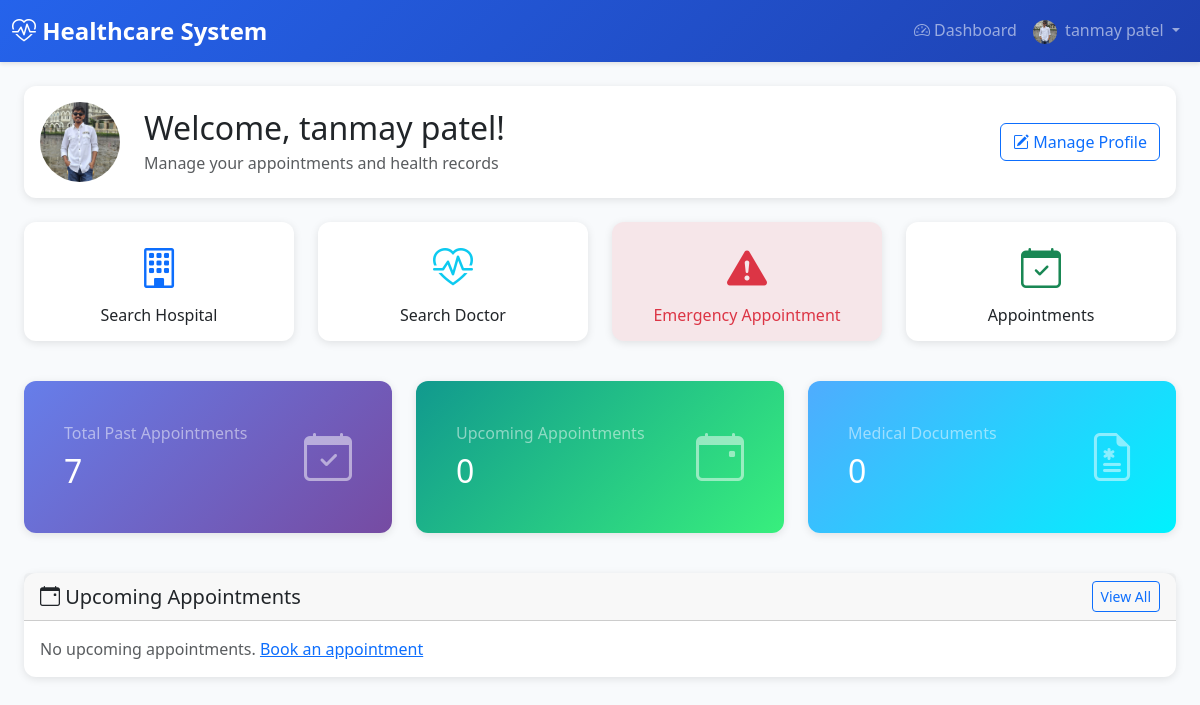
Before: /accounts/patient/dashboard/ (signed in) with the older database file.
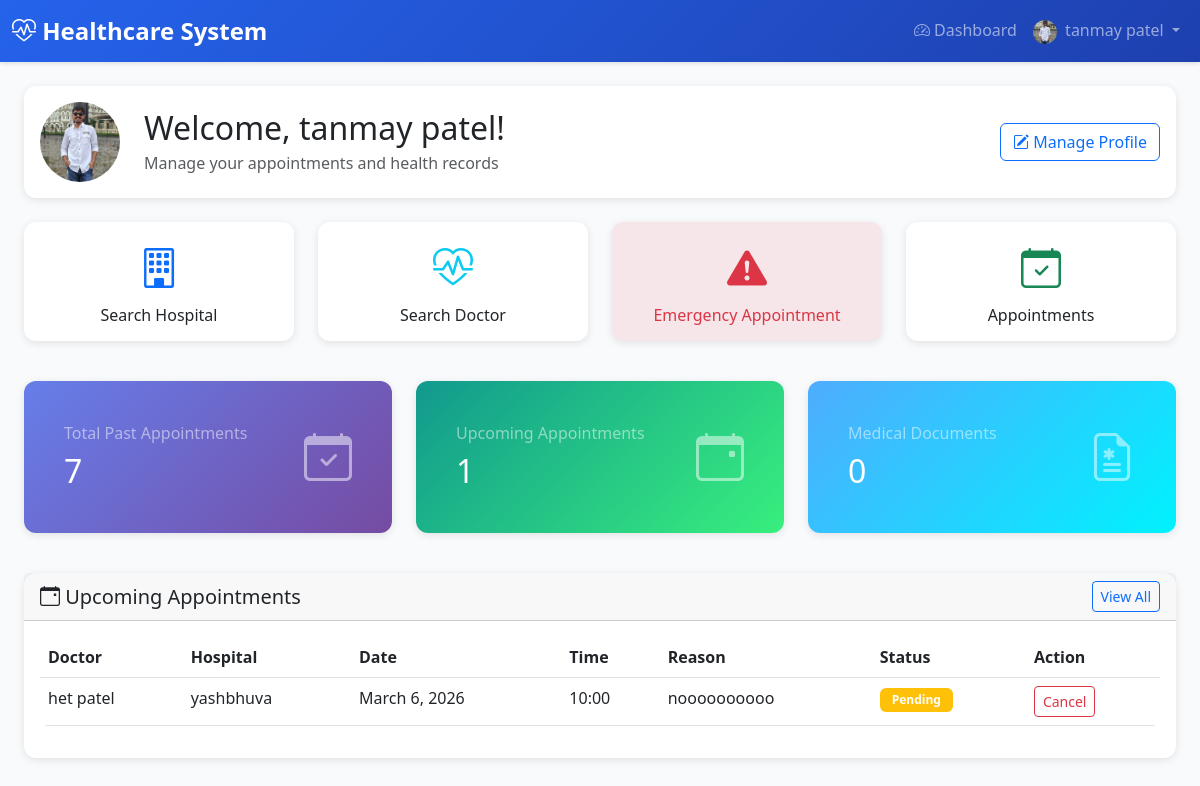
After: the same page with the newer database file.
### appointments/models.py (models this page shows, shortened)
class Appointment(models.Model):
    STATUS_CHOICES = [
        ('PENDING', 'Pending'),
        ('CONFIRMED', 'Confirmed'),
        ('CANCELLED', 'Cancelled'),
        ('COMPLETED', 'Completed'),
        ('RESCHEDULED', 'Rescheduled'),
    ]
    patient = models.ForeignKey(
        settings.AUTH_USER_MODEL,
        on_delete=models.CASCADE,
        related_name='patient_appointments',
        limit_choices_to={'role': 'PATIENT'}
    )
    doctor = models.ForeignKey(
        settings.AUTH_USER_MODEL,
        on_delete=models.CASCADE,
        related_name='doctor_appointments',
        limit_choices_to={'role': 'DOCTOR'}
    )
    hospital = models.ForeignKey(
        'hospitals.Hospital',
        on_delete=models.CASCADE,
        related_name='appointments',
        null=True,
        blank=True
    )
    appointment_date = models.DateField()
    appointment_time = models.TimeField()
    status = models.CharField(max_length=20, choices=STATUS_CHOICES, default='PENDING')
    is_emergency = models.BooleanField(default=False)
    reason = models.TextField(help_text="Reason for appointment")
    notes = models.TextField(blank=True, help_text="Additional notes")
    prescription = models.TextField(blank=True, help_text="Prescription details")
    created_at = models.DateTimeField(auto_now_add=True)
    updated_at = models.DateTimeField(auto_now=True)
    class Meta:
        db_table = 'appointments'
        verbose_name = 'Appointment'
        verbose_name_plural = 'Appointments'
        ordering = ['-appointment_date', '-appointment_time']
    def can_be_cancelled(self):
        return self.status in ['PENDING', 'CONFIRMED']

### accounts/models.py (models this page shows, shortened)
class User(AbstractUser):
    email = models.EmailField(unique=True)
    ROLE_CHOICES = [
        ('ADMIN', 'Admin'),
        ('DOCTOR', 'Doctor'),
        ('PATIENT', 'Patient'),
        ('HOSPITAL', 'Hospital'),
        ('HOSPITAL_ADMIN', 'Hospital Admin'),
    ]
    role = models.CharField(max_length=20, choices=ROLE_CHOICES, default='PATIENT')
    is_approved = models.BooleanField(default=False)  # For Doctor and Hospital approval
    phone_number = models.CharField(max_length=15, blank=True)
    address = models.TextField(blank=True)
    profile_picture = models.ImageField(upload_to='user_profiles/', blank=True, null=True)
    created_at = models.DateTimeField(auto_now_add=True)
    updated_at = models.DateTimeField(auto_now=True)
    class Meta:
        db_table = 'users'
        verbose_name = 'User'
        verbose_name_plural = 'Users'

### hospitals/models.py (models this page shows, shortened)
class Hospital(models.Model):
    user = models.OneToOneField(
        settings.AUTH_USER_MODEL,
        on_delete=models.CASCADE,
        related_name='hospital_profile'
    )
    name = models.CharField(max_length=200)
    registration_number = models.CharField(max_length=50, unique=True)
    address = models.TextField(blank=True)
    city = models.CharField(max_length=100, blank=True)
    state = models.CharField(max_length=100, blank=True)
    zip_code = models.CharField(max_length=10, blank=True)
    phone = models.CharField(max_length=15, blank=True)
    email = models.EmailField(blank=True)
    website = models.URLField(blank=True)
    description = models.TextField(blank=True)
    facilities = models.TextField(blank=True, help_text="Departments - comma separated")
    total_beds = models.PositiveIntegerField(default=0)
    available_beds = models.PositiveIntegerField(default=0)  # Kept for migration; use available_beds_count for dynamic
    logo = models.ImageField(upload_to='hospital_logos/', blank=True, null=True)
    verification_document = models.FileField(upload_to='hospital_verifications/', blank=True, null=True, help_text="Upload registration certificate or license for verification")
    created_at = models.DateTimeField(auto_now_add=True)
    updated_at = models.DateTimeField(auto_now=True)
    class Meta:
        db_table = 'hospitals'
        verbose_name = 'Hospital'
        verbose_name_plural = 'Hospitals'
        ordering = ['name']
    @property
    def available_beds_count(self):
        """Dynamically calculated: total_beds - occupied (do not edit; set total_beds only)"""
        return max(0, self.total_beds - self.occupied_beds_count)
    def get_available_beds_display(self):
        """For admin list_display (avoids property in admin)"""
        return self.available_beds_count
    get_available_beds_display.short_description = 'Available beds'

### accounts/views.py (the view)
# urls.py: path('patient/dashboard/', views.PatientDashboardView.as_view(), name='patient_dashboard'),
class PatientDashboardView(PatientRequiredMixin, TemplateView):
    template_name = 'accounts/patient_dashboard.html'
    def get_context_data(self, **kwargs):
        context = super().get_context_data(**kwargs)
        today = timezone.now().date()
        patient_profile = getattr(self.request.user, 'patient_profile', None)
        all_appointments = Appointment.objects.filter(patient=self.request.user)
        context['total_appointments'] = all_appointments.count()
        context['past_appointments_count'] = all_appointments.filter(
            Q(appointment_date__lt=today) | Q(status='COMPLETED')
        ).count()
        context['upcoming_appointments'] = all_appointments.filter(
            appointment_date__gte=today,
            status__in=['PENDING', 'CONFIRMED']
        ).order_by('appointment_date', 'appointment_time')[:10]
        context['total_documents'] = Document.objects.filter(patient=self.request.user).count()
        context['patient_profile'] = patient_profile
        return context

### accounts/context_processors.py (called while the page is built)
def profile_picture_url(request):
    url = None
    if request.user.is_authenticated and getattr(request.user, 'profile_picture', None):
        try:
            if request.user.profile_picture:
                url = request.user.profile_picture.url
        except (ValueError, AttributeError):
            pass
    return {'profile_picture_url': url}

### accounts/mixins.py (called while the page is built)
    def dispatch(self, request, *args, **kwargs):
        if not request.user.is_authenticated:
            return self.handle_no_permission()
        if not request.user.is_active:
            from django.contrib.auth import logout
            logout(request)
            messages.error(request, 'Your account has been blocked. Please contact the administrator.')
            return redirect('accounts:login')
        if request.user.role not in self.allowed_roles:
            messages.error(request, "You don't have permission to access this page.")
            return redirect('accounts:dashboard_redirect')
        return super().dispatch(request, *args, **kwargs)

### templates/accounts/patient_dashboard.html (shortened to what the changed rows need)
{% extends 'base.html' %}
{% block content %}
<div class="container-fluid">
    <div class="row mb-4">
        <div class="col-12">
            <div class="card">
                <div class="card-body d-flex align-items-center">
                    <div class="flex-grow-1">
                        <h2 class="mb-1">Welcome, {{ user.get_full_name|default:user.username }}!</h2>
                    </div>
                </div>
            </div>
        </div>
    </div>
    <div class="row mb-4">
        <div class="col-md-4 mb-3">
            <div class="card stat-card">
                <div class="card-body">
                    <div class="d-flex justify-content-between align-items-center">
                        <div>
                            <h2 class="mb-0">{{ past_appointments_count }}</h2>
                        </div>
                    </div>
                </div>
            </div>
        </div>
        <div class="col-md-4 mb-3">
            <div class="card stat-card success">
                <div class="card-body">
                    <div class="d-flex justify-content-between align-items-center">
                        <div>
                            <h6 class="text-white-50 mb-2">Upcoming Appointments</h6>
                            <h2 class="mb-0">{{ upcoming_appointments|length }}</h2>
                        </div>
                    </div>
                </div>
            </div>
        </div>
        <div class="col-md-4 mb-3">
            <div class="card stat-card info">
                <div class="card-body">
                    <div class="d-flex justify-content-between align-items-center">
                        <div>
                            <h2 class="mb-0">{{ total_documents }}</h2>
                        </div>
                    </div>
                </div>
            </div>
        </div>
    </div>
    <div class="row">
        <div class="col-12">
            <div class="card">
                <div class="card-body">
                    {% if upcoming_appointments %}
                    <div class="table-responsive">
                        <table class="table table-hover">
                            <thead>
                                <tr>
                                    <th>Doctor</th>
                                    <th>Hospital</th>
                                    <th>Date</th>
                                    <th>Time</th>
                                    <th>Reason</th>
                                    <th>Status</th>
                                    <th>Action</th>
                                </tr>
                            </thead>
                            <tbody>
                                {% for apt in upcoming_appointments %}
                                <tr>
                                    <td>{{ apt.doctor.get_full_name|default:apt.doctor.username }}</td>
                                    <td>{{ apt.hospital.name|default:"—" }}</td>
                                    <td>{{ apt.appointment_date }}</td>
                                    <td>{{ apt.appointment_time|time:"H:i" }}</td>
                                    <td>{{ apt.reason|truncatewords:8 }}</td>
                                    <td>
                                        <span class="badge bg-{% if apt.status == 'CONFIRMED' %}success{% elif apt.status == 'PENDING' %}warning{% else %}secondary{% endif %}">
                                            {{ apt.get_status_display }}
                                        </span>
                                    </td>
                                    <td>
                                        {% if apt.can_be_cancelled %}
                                        <form method="post" action="{% url 'appointments:cancel' apt.pk %}" class="d-inline" onsubmit="return confirm('Cancel this appointment?');">
                                            <button type="submit" class="btn btn-sm btn-outline-danger">Cancel</button>
                                        </form>
                                        {% endif %}
                                    </td>
                                </tr>
                                {% endfor %}
                            </tbody>
                        </table>
                    </div>
                    {% else %}
                    <p class="text-muted mb-0">No upcoming appointments. <a href="{% url 'doctors:doctor_search' %}">Book an appointment</a></p>
                    {% endif %}
                </div>
            </div>
        </div>
    </div>
</div>
{% endblock %}

Changed rows visible on the page:
added Appointment: doctor.get_full_name "het patel", hospital.name "yashbhuva", appointment_date "March 6, 2026", appointment_time "10:00", reason "noooooooooo", status "Pending", shows "Cancel"
Other visible differences:
{{ upcoming_appointments|length }}: "0" → "1"
text no longer shown: "No upcoming appointments. Book an appointment"
text now shown: "Doctor Hospital Date Time Reason Status Action"
